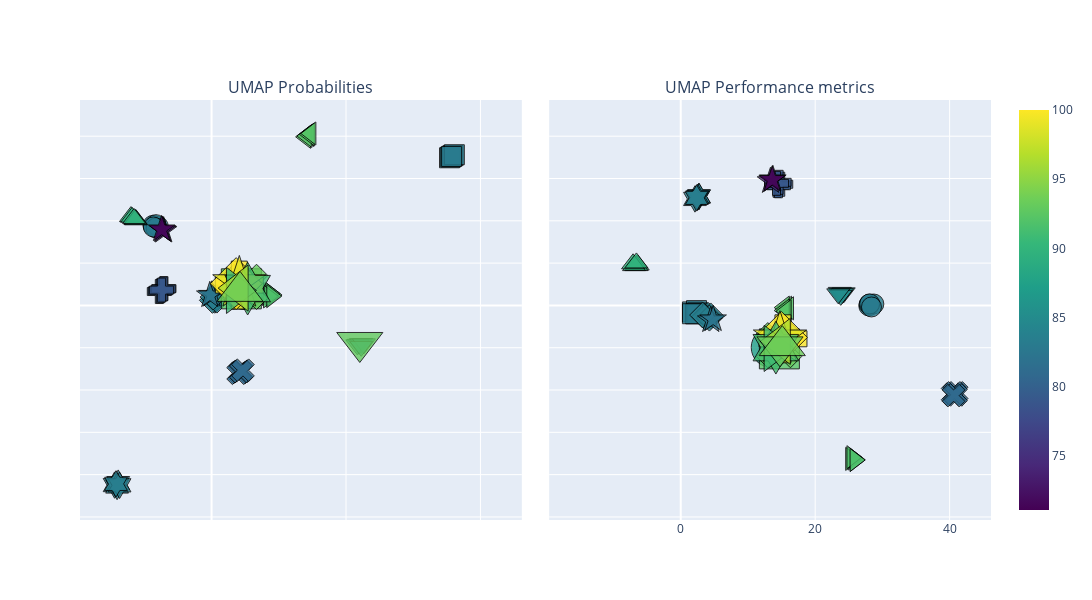

The notebook cell this image was saved under:
### Markdown cell above
### UMAP chart

### Code cell
fig = go.Figure()


symbols = ['circle', 'square', 'x', 'cross', 'diamond', 'star', 'hexagram', 'triangle-right', 'triangle-left', 'triangle-down', 'triangle-up']
# convert symbols to dictionary with keys from 1 to 11
symbols_dict = dict(zip(range(1, 12), symbols))

fig = make_subplots(rows=1, cols=2, subplot_titles=('UMAP Probabilities', 'UMAP Performance metrics'), shared_yaxes='all', shared_xaxes='all',
                    vertical_spacing=0.03, horizontal_spacing=0.03, specs=[[{'type': 'xy'}, {'type': 'xy'}]])

# Plot UMAP, add hovertext and symbols, define colorscale by performance, add title
fig.add_trace(go.Scatter(x=df_model_all['UMAP_1_prob'], y=df_model_all['UMAP_2_prob'], mode='markers', hovertext=df_model_all['text'], 
            marker=dict(size=df_model_all['size']*20, symbol = df_model_all['algorithm_id'].map(symbols_dict), 
            color=df_model_all['overall_performance'], coloraxis='coloraxis')), row=1, col=1)
fig.add_trace(go.Scatter(x=df_model_all['UMAP_1_metrics'], y=df_model_all['UMAP_2_metrics'], mode='markers', hovertext=df_model_all['text'], 
            marker=dict(size=df_model_all['size']*20, symbol = df_model_all['algorithm_id'].map(symbols_dict), 
            color=df_model_all['overall_performance'], coloraxis='coloraxis')), row=1, col=2)

# remove axes labels

fig.update_layout(xaxis_showticklabels=False, yaxis_showticklabels=False)
fig.update_traces(marker=dict(opacity=0.8, line=dict(width=1, color='Black')), selector=dict(mode='markers'))
# define symbols for markers based on symbols defined
fig.update_layout(hoverlabel=dict(bgcolor="white", font_size=14, font_family="Rockwell"), hovermode='closest')
# define plot as square
fig.update_layout(width=1200, height=600)
# add tooltip
fig.update_layout(hovermode='closest')
fig.update_layout(coloraxis=dict(colorscale='Viridis'), showlegend=False)

fig.show()
